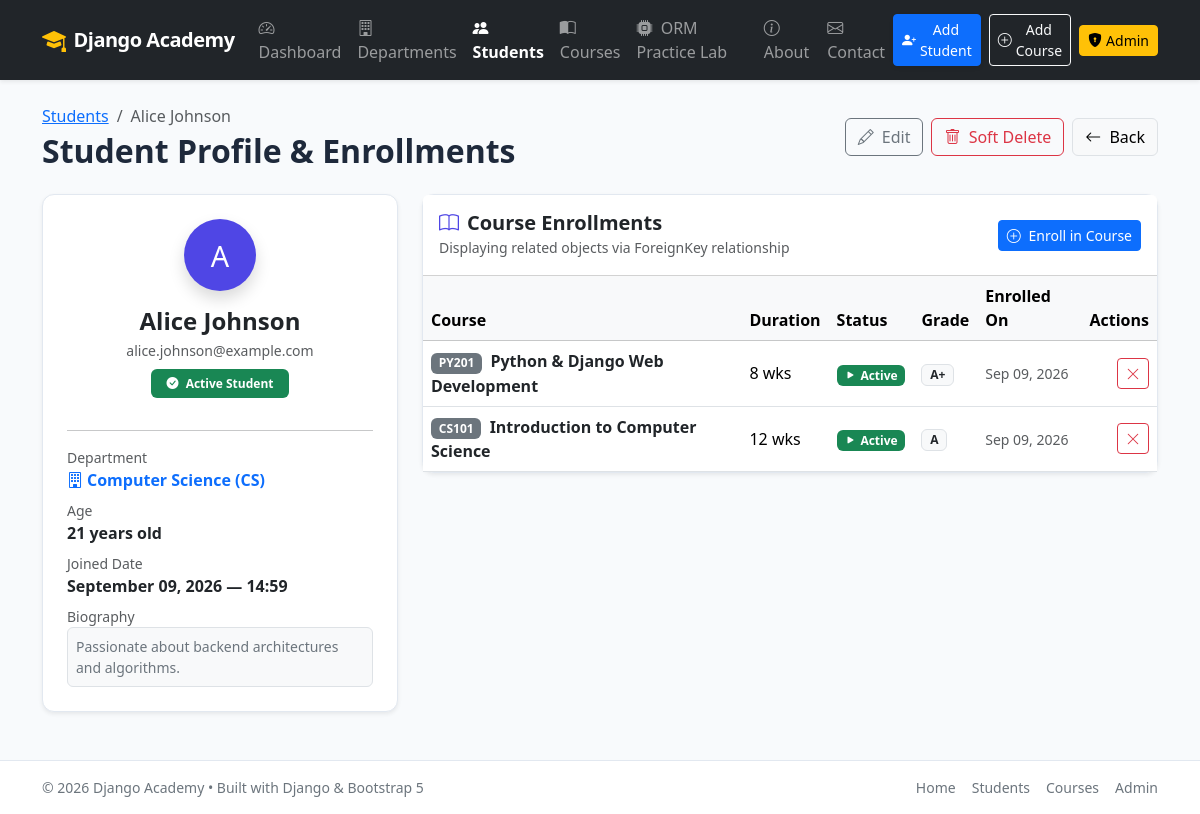
The page /students/36/ on the database its author committed.
### students/models.py (models this page shows, shortened)
class Student(models.Model):
    name = models.CharField(max_length=100)
    email = models.EmailField(unique=True)
    age = models.PositiveIntegerField()
    department = models.ForeignKey(
        Department,
        on_delete=models.SET_NULL,
        null=True,
        blank=True,
        related_name="students"
    )
    bio = models.TextField(blank=True)
    joined_date = models.DateTimeField(auto_now_add=True)
    is_deleted = models.BooleanField(
        default=False,
        help_text="Designates whether this student is soft-deleted."
    )
    objects = StudentManager()           # Default manager filters out soft-deleted
    all_objects = models.Manager()       # Returns all students including soft-deleted
    class Meta:
        ordering = ['-joined_date']

class Department(models.Model):
    name = models.CharField(max_length=100, unique=True)
    code = models.CharField(max_length=20, unique=True, help_text="e.g. CS, EE, BBA")
    description = models.TextField(blank=True)
    created_at = models.DateTimeField(default=timezone.now)
    class Meta:
        ordering = ['code', 'name']

class Enrollment(models.Model):
    STATUS_CHOICES = [
        ('ACTIVE', 'Active'),
        ('COMPLETED', 'Completed'),
        ('DROPPED', 'Dropped'),
    ]
    student = models.ForeignKey(
        Student,
        on_delete=models.CASCADE,
        related_name="enrollments"
    )
    course = models.ForeignKey(
        Course,
        on_delete=models.CASCADE,
        related_name="enrollments"
    )
    enrolled_at = models.DateTimeField(auto_now_add=True)
    status = models.CharField(
        max_length=20,
        choices=STATUS_CHOICES,
        default='ACTIVE'
    )
    grade = models.CharField(
        max_length=5,
        blank=True,
        null=True,
        help_text="Optional grade (e.g., A+, B, Pass)"
    )
    class Meta:
        ordering = ['-enrolled_at']
        constraints = [
            models.UniqueConstraint(
                fields=['student', 'course'],
                name='unique_student_course_enrollment'
            )
        ]

class Course(models.Model):
    code = models.CharField(max_length=20, default="CRS101", help_text="e.g. CS101, PY202")
    name = models.CharField(max_length=100)
    description = models.TextField(blank=True)
    duration = models.PositiveIntegerField(help_text="Duration in weeks", default=4)
    created_at = models.DateTimeField(default=timezone.now)
    class Meta:
        ordering = ['code', 'name']

### students/views.py (the view)
# urls.py: path('students/<int:pk>/', views.student_detail, name='student_detail'),
def student_detail(request, pk):
    student = get_object_or_404(
        Student.all_objects.select_related('department').prefetch_related('enrollments__course'),
        pk=pk
    )
    enrollments = student.enrollments.select_related('course').all()
    context = {
        'student': student,
        'enrollments': enrollments,
        'available_courses': Course.objects.exclude(enrollments__student=student),
    }
    return render(request, 'students/student_detail.html', context)

### students/templates/students/student_detail.html (shortened to what this page needs)
{% extends 'students/base.html' %}
{% block content %}
<div class="d-flex justify-content-between align-items-center mb-4">
    <div>
        <nav aria-label="breadcrumb">
            <ol class="breadcrumb mb-1">
                <li class="breadcrumb-item"><a href="{% url 'student_list' %}">Students</a></li>
                <li class="breadcrumb-item active" aria-current="page">{{ student.name }}</li>
            </ol>
        </nav>
        <h1 class="h2 fw-bold mb-0">Student Profile &amp; Enrollments</h1>
    </div>
    <div class="d-flex gap-2">
        {% if not student.is_deleted %}
            <a href="{% url 'student_update' student.pk %}" class="btn btn-outline-secondary">
                <i class="bi bi-pencil me-1"></i> Edit
            </a>
            <a href="{% url 'student_delete' student.pk %}" class="btn btn-outline-danger">
                <i class="bi bi-trash me-1"></i> Soft Delete
            </a>
        {% endif %}
        <a href="{% url 'student_list' %}" class="btn btn-light border">
            <i class="bi bi-arrow-left me-1"></i> Back
        </a>
    </div>
</div>
<div class="row g-4">
    <div class="col-lg-4">
        <div class="card shadow-sm mb-4">
            <div class="card-body text-center p-4">
                <div class="avatar bg-primary text-white rounded-circle d-inline-flex align-items-center justify-content-center mb-3 shadow" style="width: 72px; height: 72px; font-size: 1.8rem;">
                    {{ student.name|slice:":1"|upper }}
                </div>
                <h4 class="card-title fw-bold mb-1">{{ student.name }}</h4>
                <p class="text-muted small mb-2">{{ student.email }}</p>
                {% if student.is_deleted %}
                    <span class="badge bg-danger mb-3 px-3 py-2">
                        <i class="bi bi-trash3-fill me-1"></i> Soft Deleted (In Trash)
                    </span>
                {% else %}
                    <span class="badge bg-success mb-3 px-3 py-2">
                        <i class="bi bi-check-circle-fill me-1"></i> Active Student
                    </span>
                {% endif %}
                <hr>
                <div class="text-start">
                    <div class="mb-2">
                        <span class="text-muted small d-block">Department</span>
                        {% if student.department %}
                            <a href="{% url 'department_detail' student.department.pk %}" class="fw-bold text-decoration-none">
                                <i class="bi bi-building me-1"></i>{{ student.department.name }} ({{ student.department.code }})
                            </a>
                        {% else %}
                            <span class="text-muted small">Not assigned to a department</span>
                        {% endif %}
                    </div>
                    <div class="mb-2">
                        <span class="text-muted small d-block">Age</span>
                        <strong class="fs-6">{{ student.age }} years old</strong>
                    </div>
                    <div class="mb-2">
                        <span class="text-muted small d-block">Joined Date</span>
                        <strong>{{ student.joined_date|date:"F d, Y — H:i" }}</strong>
                    </div>
                    {% if student.bio %}
                    <div class="mb-0">
                        <span class="text-muted small d-block">Biography</span>
                        <p class="small text-secondary mb-0 bg-light p-2 rounded border">{{ student.bio }}</p>
                    </div>
                    {% endif %}
                </div>
            </div>
        </div>
    </div>
    <div class="col-lg-8">
        <div class="card shadow-sm">
            <div class="card-header bg-white py-3 d-flex justify-content-between align-items-center">
                <div>
                    <h5 class="card-title fw-bold mb-0">
                        <i class="bi bi-book text-primary me-2"></i>Course Enrollments
                    </h5>
                    <small class="text-muted">Displaying related objects via ForeignKey relationship</small>
                </div>
                {% if not student.is_deleted %}
                    <a href="{% url 'enrollment_create' %}?student={{ student.pk }}" class="btn btn-sm btn-primary">
                        <i class="bi bi-plus-circle me-1"></i> Enroll in Course
                    </a>
                {% endif %}
            </div>
            <div class="table-responsive">
                <table class="table table-hover align-middle mb-0">
                    <thead class="table-light">
                        <tr>
                            <th>Course</th>
                            <th>Duration</th>
                            <th>Status</th>
                            <th>Grade</th>
                            <th>Enrolled On</th>
                            <th class="text-end">Actions</th>
                        </tr>
                    </thead>
                    <tbody>
                        {% for enrollment in enrollments %}
                        <tr>
                            <td>
                                <a href="{% url 'course_detail' enrollment.course.pk %}" class="fw-semibold text-decoration-none text-dark">
                                    <span class="badge bg-secondary me-1">{{ enrollment.course.code }}</span>
                                    {{ enrollment.course.name }}
                                </a>
                            </td>
                            <td>{{ enrollment.course.duration }} wks</td>
                            <td>
                                {% if enrollment.status == 'ACTIVE' %}
                                    <span class="badge bg-success"><i class="bi bi-play-fill me-1"></i>Active</span>
                                {% elif enrollment.status == 'COMPLETED' %}
                                    <span class="badge bg-primary"><i class="bi bi-award-fill me-1"></i>Completed</span>
                                {% else %}
                                    <span class="badge bg-danger"><i class="bi bi-x-circle me-1"></i>Dropped</span>
                                {% endif %}
                            </td>
                            <td>
                                {% if enrollment.grade %}
                                    <span class="badge bg-light text-dark border fw-bold">{{ enrollment.grade }}</span>
                                {% else %}
                                    <span class="text-muted small">—</span>
                                {% endif %}
                            </td>
                            <td><small class="text-muted">{{ enrollment.enrolled_at|date:"M d, Y" }}</small></td>
                            <td class="text-end">
                                <form method="POST" action="{% url 'enrollment_delete' enrollment.pk %}" class="d-inline" onsubmit="return confirm('Remove this course enrollment?');">
                                    <button type="submit" class="btn btn-sm btn-outline-danger" title="Remove Enrollment">
                                        <i class="bi bi-x-lg"></i>
                                    </button>
                                </form>
                            </td>
                        </tr>
                        {% endfor %}
                    </tbody>
                </table>
            </div>
        </div>
    </div>
</div>
{% endblock %}

### students/templates/students/base.html (style rules this page uses)
:root { --bs-primary-rgb: 79, 70, 229; --bs-link-color: #4f46e5; }
body { min-height: 100vh; display: flex; flex-direction: column; background-color: #f8fafc; color: #1e293b; }
.card { border-radius: 0.75rem; border: 1px solid #e2e8f0; box-shadow: 0 1px 3px rgba(0,0,0,0.05); transition: all 0.2s ease-in-out; }

### rows shown on the page
Student: name "Alice Johnson", name "A", email "alice.johnson@example.com", department.name "Computer Science", department.code "CS", age "21", joined_date "September 09, 2026 — 14:59", bio "Passionate about backend architectures and algorithms."
Enrollment: course.code "PY201", course.name "Python & Django Web Development", course.duration "8", status "ACTIVE" (drawn), grade "A+", enrolled_at "Sep 09, 2026"
Enrollment: course.code "CS101", course.name "Introduction to Computer Science", course.duration "12", status "ACTIVE" (drawn), grade "A", enrolled_at "Sep 09, 2026"
